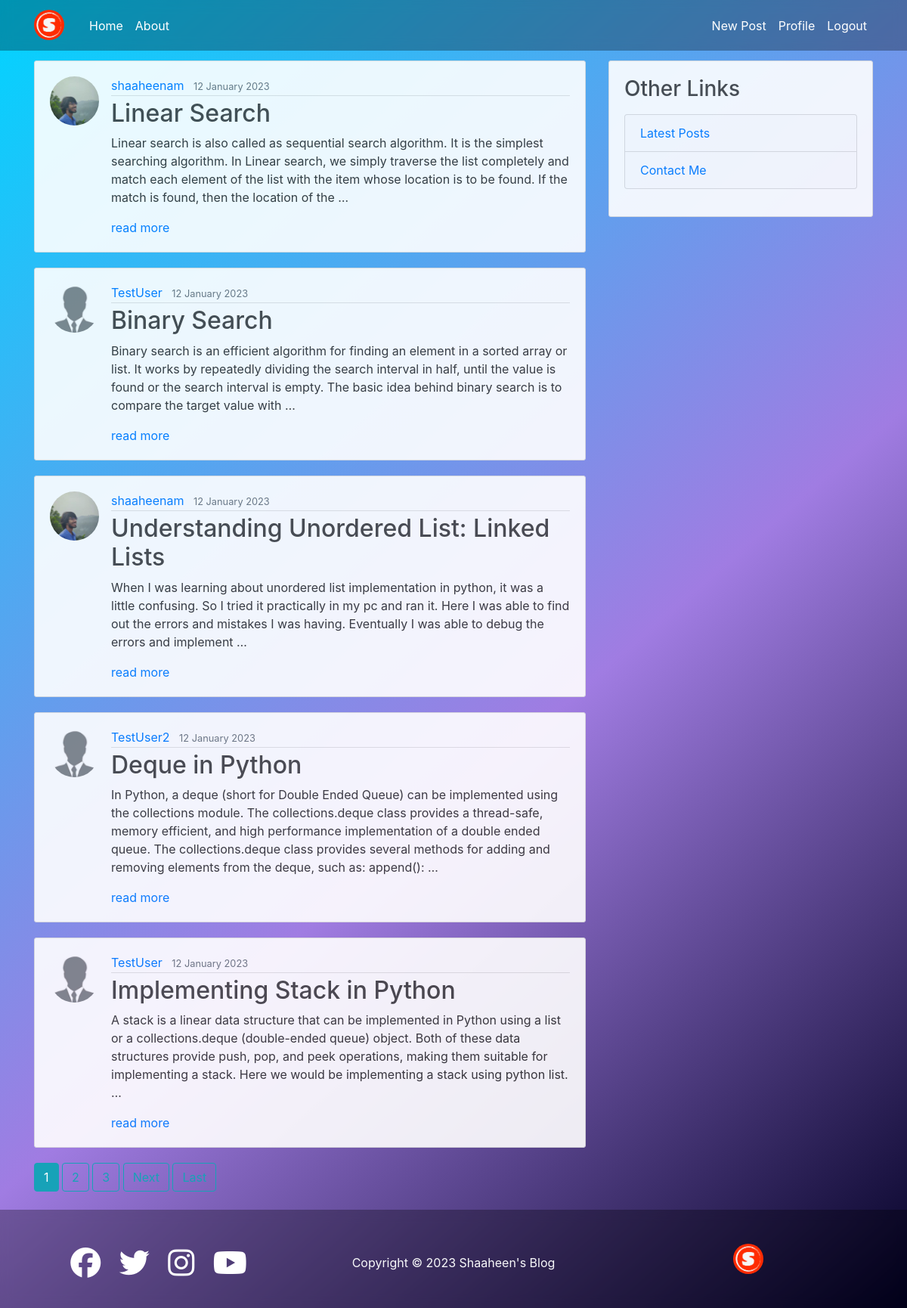
The app's page / (signed in) with its own data.
### blog/models.py (models this page shows, shortened)
class Post(models.Model):
    title = models.CharField(max_length=100)
    content = models.TextField()
    date_posted = models.DateTimeField(default=timezone.now)
    author = models.ForeignKey(User, on_delete=models.CASCADE)#if user is deleted, their post is also deleted

### users/models.py (models this page shows, shortened)
class Profile(models.Model):
    user = models.OneToOneField(User, on_delete=models.CASCADE)
    image = models.ImageField(default='default.jpg', upload_to='profile_pics')

### blog/views.py (the view)
# urls.py: path('', PostListView.as_view(), name='blog-home'),#name is actually getting used in appropriate place of base html href links
class PostListView(ListView):
    model = Post
    template_name = 'blog/home.html' # <app>/<model>_<viewtype>.html
    context_object_name = 'posts'
    ordering = ['-date_posted']
    paginate_by = 5

### blog/templates/blog/home.html (shortened to what this page needs)
{% extends "blog/base.html" %}
{% block content %}
    {% for post in posts %}
    <article class="media content-section">
        <img class="rounded-circle article-img" src="{{ post.author.profile.image.url }}">
        <div class="media-body">
          <div class="article-metadata">
            <a class="mr-2" href="{% url 'user-posts' post.author.username %}">{{ post.author }}</a>
            <small class="text-muted">{{ post.date_posted|date:"d F Y" }}</small>
          </div>
          <h2><a class="article-title" href="{% url 'post-detail' post.id %}">{{ post.title }}</a></h2>
          <p class="article-content">{{ post.content|truncatewords:"50" }}</p>
          <a href="{% url 'post-detail' post.id %}">read more</a>
        </div>
      </article>
    {% endfor %}
    {% if is_paginated %}
      {% for num in page_obj.paginator.page_range %}
        {% if page_obj.number  == num %}
          <a class="btn btn-info mb-4" href="?page={{ num }}">{{ num }}</a>
        {% elif num > page_obj.number|add:'-3' and num < page_obj.number|add:'3' %}
        <a class="btn btn-outline-info mb-4" href="?page={{ num }}">{{ num }}</a>
        {% endif %}
      {% endfor %}
      {% if page_obj.has_next %}
        <a class="btn btn-outline-info mb-4" href="?page={{ page_obj.next_page_number }}">Next</a>
        <a class="btn btn-outline-info mb-4" href="?page={{ page_obj.paginator.num_pages }}">Last</a>
      {% endif %}
    {% endif %}
{% endblock content %}

### blog/static/blog/main.css (style rules this page uses)
html { min-height: calc(100vh - 100px); }
body { background: rgb(2,0,36); background: linear-gradient(319deg, rgba(2,0,36,1) 0%, rgba(160,124,226,1) 43%, rgba(0,212,255,1) 100%) no-repeat ; background-size: cover; color: #333333; margin-top: 5rem; background-attachment: fixed; }
h1, h2, h3, h4, h5, h6 { color: #444444; }
.content-section { background: #ffffff; padding: 20px 20px; border: 1px solid #dddddd; border-radius: 3px; margin-bottom: 20px; opacity: 0.9; }
.article-title { color: #444444; }
.article-content { white-space: pre-line; }
.article-img { height: 65px; width: 65px; margin-right: 16px; }
.article-metadata { padding-bottom: 1px; margin-bottom: 4px; border-bottom: 1px solid #e3e3e3 }

### records on screen
Post: author.profile.image (picture), author "shaaheenam", date_posted "12 January 2023", title "Linear Search", content "Linear search is also called as sequential search algorithm. It is the simplest searching algorithm. In Linear search, we simply traverse the list completely and match each element of the list with the item whose location is to be found. If the match is found, then the location of the …"
Post: author.profile.image (placeholder picture), author "TestUser", date_posted "12 January 2023", title "Binary Search", content "Binary search is an efficient algorithm for finding an element in a sorted array or list. It works by repeatedly dividing the search interval in half, until the value is found or the search interval is empty. The basic idea behind binary search is to compare the target value with …"
Post: author.profile.image (picture), author "shaaheenam", date_posted "12 January 2023", title "Understanding Unordered List: Linked Lists", content "When I was learning about unordered list implementation in python, it was a little confusing. So I tried it practically in my pc and ran it. Here I was able to find out the errors and mistakes I was having. Eventually I was able to debug the errors and implement …"
Post: author.profile.image (placeholder picture), author "TestUser2", date_posted "12 January 2023", title "Deque in Python", content "In Python, a deque (short for Double Ended Queue) can be implemented using the collections module. The collections.deque class provides a thread-safe, memory efficient, and high performance implementation of a double ended queue. The collections.deque class provides several methods for adding and removing elements from the deque, such as: append(): …"
Post: author.profile.image (placeholder picture), author "TestUser", date_posted "12 January 2023", title "Implementing Stack in Python", content "A stack is a linear data structure that can be implemented in Python using a list or a collections.deque (double-ended queue) object. Both of these data structures provide push, pop, and peek operations, making them suitable for implementing a stack. Here we would be implementing a stack using python list. …"

### other values on screen
{{ num }} "1"
